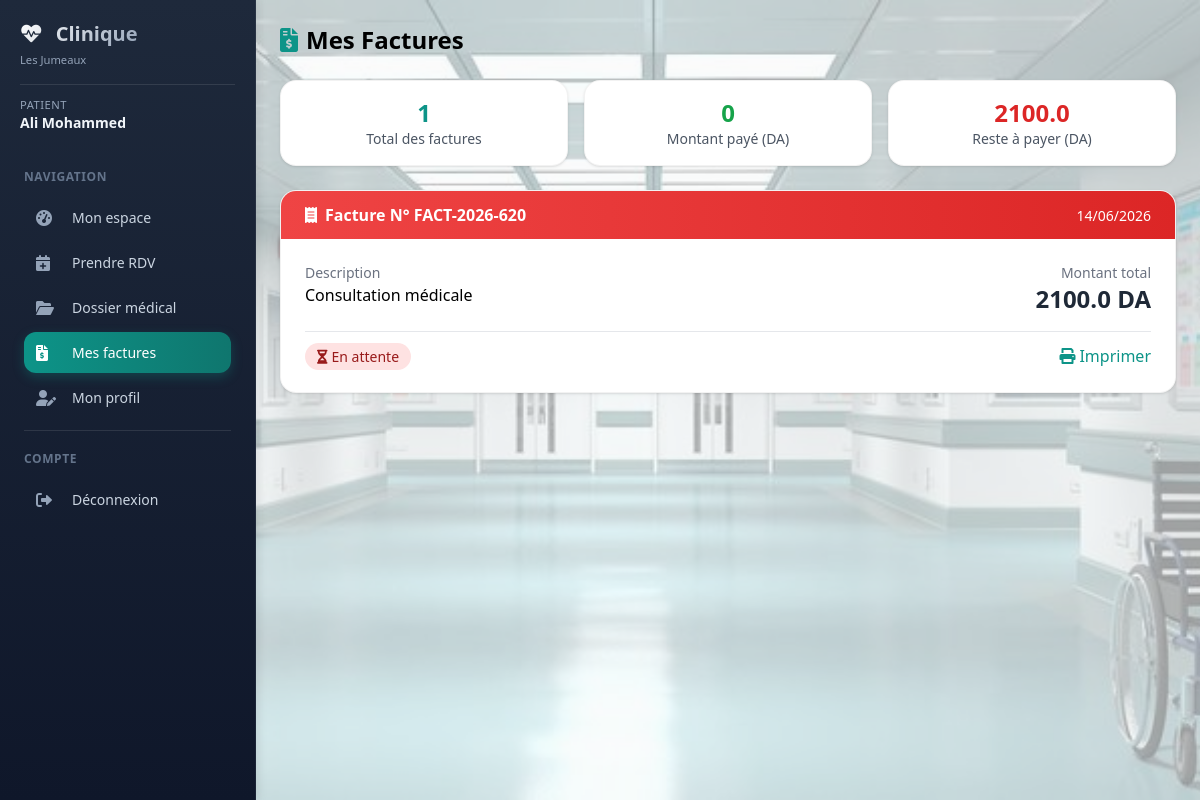
Page /patient/factures (signed in) on the earlier database version.
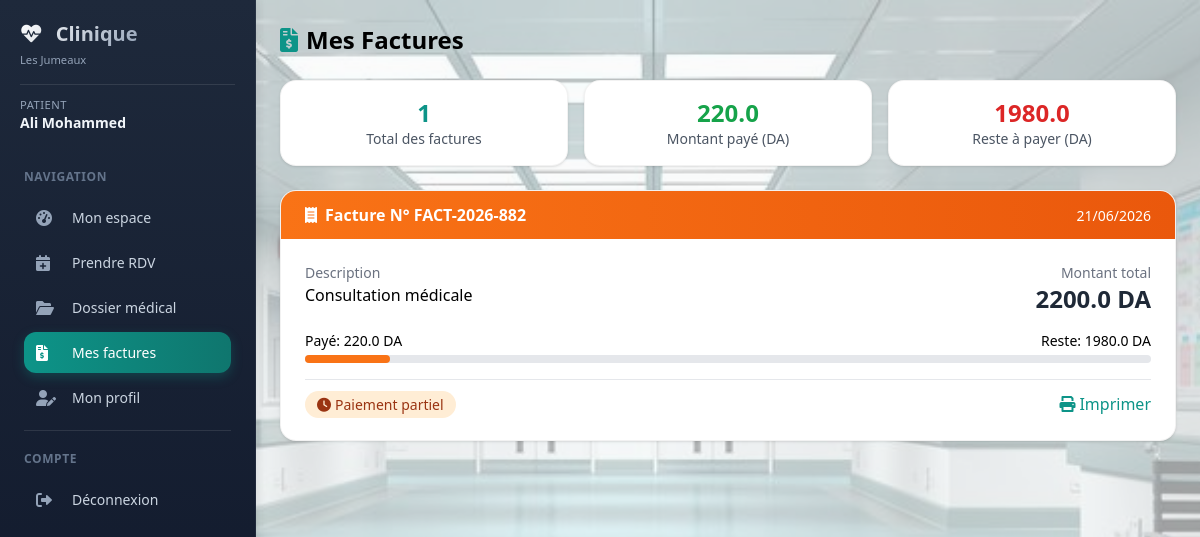
Same page on the later database version.
### models/database.py (models this page shows)
class Facture(db.Model):
    __tablename__ = 'factures'
    id = db.Column(db.Integer, primary_key=True)
    patient_id = db.Column(db.Integer, db.ForeignKey('patients.id'), nullable=False)
    numero = db.Column(db.String(50), unique=True, nullable=False)
    date = db.Column(db.DateTime, nullable=False)
    montant = db.Column(db.Float, nullable=False)
    description = db.Column(db.Text)
    statut = db.Column(db.String(20), default='en_attente')
    date_paiement = db.Column(db.DateTime)
    montant_paye = db.Column(db.Float, default=0)
    montant_restant = db.Column(db.Float, default=0)
    dernier_paiement = db.Column(db.Date)
    created_at = db.Column(db.DateTime, default=datetime.utcnow)
    patient = db.relationship('Patient', back_populates='factures', foreign_keys=[patient_id])

### models/patient.py (the view)
@patient_bp.route('/factures')
@patient_required
def factures():
    patient = get_current_patient()
    if not patient:
        return render_template('error.html', message="Profil patient non trouvé")
    factures = Facture.query.filter_by(patient_id=patient.id).order_by(Facture.date.desc()).all()
    total_factures = len(factures)
    total_paye = sum(f.montant_paye or 0 for f in factures)
    total_restant = sum(f.montant - (f.montant_paye or 0) for f in factures)
    return render_template('patient/factures.html',
                         factures=factures,
                         total_factures=total_factures,
                         total_paye=total_paye,
                         total_restant=total_restant)

### models/patient.py (called while the page is built)
def patient_required(f):
    @wraps(f)
    def decorated_function(*args, **kwargs):
        if 'user_id' not in session:
            return redirect(url_for('auth.login'))
        if session.get('role') != 'patient':
            return render_template('error.html', message="Accès non autorisé"), 403
        return f(*args, **kwargs)
    return decorated_function

def get_current_patient():
    user = Utilisateur.query.get(session['user_id'])
    return Patient.query.filter_by(user_id=user.id).first() if user else None

### templates/patient/factures.html (shortened to what the changed rows need)
{% extends "base_dashboard.html" %}
{% block content %}
<div>
    <h1 class="text-2xl font-bold mb-6"><i class="fas fa-file-invoice-dollar text-primary mr-2"></i>Mes Factures</h1>
    <div class="grid grid-cols-1 md:grid-cols-3 gap-4 mb-6">
        <div class="bg-white rounded-lg shadow p-4 text-center">
            <div class="text-2xl font-bold text-green-600">{{ total_paye|default(0) }}</div>
            <div class="text-gray-600 text-sm">Montant payé (DA)</div>
        </div>
        <div class="bg-white rounded-lg shadow p-4 text-center">
            <div class="text-2xl font-bold text-red-600">{{ total_restant|default(0) }}</div>
            <div class="text-gray-600 text-sm">Reste à payer (DA)</div>
        </div>
    </div>
    <div class="space-y-4">
        {% for facture in factures %}
        <div class="bg-white rounded-lg shadow overflow-hidden">
            <div class="bg-gradient-to-r {% if facture.statut == 'paye' %}from-green-500 to-green-600{% elif facture.statut == 'partiel' %}from-orange-500 to-orange-600{% else %}from-red-500 to-red-600{% endif %} px-6 py-3 text-white">
                <div class="flex justify-between items-center">
                    <div>
                        <span class="font-bold"><i class="fas fa-receipt mr-2"></i>Facture N° {{ facture.numero }}</span>
                    </div>
                    <div>
                        <span class="text-sm">{{ facture.date.strftime('%d/%m/%Y') if facture.date else '-' }}</span>
                    </div>
                </div>
            </div>
            <div class="p-6">
                <div class="grid grid-cols-1 md:grid-cols-2 gap-4 mb-4">
                    <div>
                        <p class="text-gray-500 text-sm">Description</p>
                        <p class="font-medium">{{ facture.description or 'Consultation médicale' }}</p>
                    </div>
                    <div class="text-right">
                        <p class="text-gray-500 text-sm">Montant total</p>
                        <p class="text-2xl font-bold text-gray-800">{{ facture.montant }} DA</p>
                    </div>
                </div>
                {% if facture.statut == 'partiel' %}
                <div class="mb-4">
                    <div class="flex justify-between text-sm mb-1">
                        <span>Payé: {{ facture.montant_paye }} DA</span>
                        <span>Reste: {{ facture.montant - facture.montant_paye }} DA</span>
                    </div>
                    <div class="w-full bg-gray-200 rounded-full h-2">
                        <div class="bg-orange-500 h-2 rounded-full" style="width: {{ (facture.montant_paye / facture.montant * 100)|round }}%"></div>
                    </div>
                </div>
                {% endif %}
                <div class="flex justify-between items-center pt-3 border-t">
                    <div>
                        <span class="px-3 py-1 rounded-full text-sm
                            {% if facture.statut == 'paye' %}bg-green-100 text-green-800
                            {% elif facture.statut == 'partiel' %}bg-orange-100 text-orange-800
                            {% else %}bg-red-100 text-red-800{% endif %}">
                            {% if facture.statut == 'paye' %}<i class="fas fa-check-circle mr-1"></i>Payée
                            {% elif facture.statut == 'partiel' %}<i class="fas fa-clock mr-1"></i>Paiement partiel
                            {% else %}<i class="fas fa-hourglass-half mr-1"></i>En attente{% endif %}
                        </span>
                    </div>
                    <div class="flex gap-3">
                        <button onclick="imprimerFacture({{ facture.id }})" class="text-primary hover:text-primary-dark">
                            <i class="fas fa-print mr-1"></i>Imprimer
                        </button>
                    </div>
                </div>
            </div>
        </div>
        {% else %}
        <div class="bg-white rounded-lg shadow p-8 text-center text-gray-500">
            <i class="fas fa-file-invoice-dollar text-4xl mb-3"></i>
            <p>Aucune facture enregistrée</p>
        </div>
        {% endfor %}
    </div>
</div>
{% endblock %}

### templates/base_dashboard.html (shortened to what this page needs)
<!DOCTYPE html>
<html lang="fr">
<head>
    <script src="https://cdn.tailwindcss.com"></script>
    <link href="https://cdnjs.cloudflare.com/ajax/libs/font-awesome/6.0.0/css/all.min.css" rel="stylesheet">
    <link rel="stylesheet" href="{{ url_for('static', filename='style.css') }}">
</head>
<body class="bg-gray-50 font-sans antialiased">
<div class="fixed inset-0 -z-10 bg-gray-50/60"></div>
<div class="flex min-h-screen">
    <aside class="sidebar fixed md:relative z-40 w-64 flex-shrink-0 h-full md:h-auto overflow-y-auto">
        <div class="p-5">
            <div class="flex items-center justify-between sidebar-header">
                <div>
                    <h2 class="text-xl font-bold">
                        <i class="fas fa-heartbeat text-primary mr-2"></i>
                        Clinique
                    </h2>
                    <p class="text-xs mt-1">Les Jumeaux</p>
                </div>
            </div>
            <div class="sidebar-user mt-4 pt-3">
                <p class="text-sm">
                    <span class="block text-xs role">{{ session.role|capitalize }}</span>
                    <span class="font-semibold name">{{ session.nom }} {{ session.prenom }}</span>
                </p>
            </div>
        </div>
        <nav class="px-3 pb-4">
            <div class="sidebar-section text-xs uppercase tracking-wider px-3 py-2 mt-2">Navigation</div>
            {% if session.role == 'admin' %}
            <a href="{{ url_for('admin.dashboard') }}" class="sidebar-link {% if request.endpoint == 'admin.dashboard' %}active{% endif %}">
                <i class="fas fa-tachometer-alt w-5"></i><span>Dashboard</span>
            </a>
            <a href="{{ url_for('admin.gestion_utilisateurs') }}" class="sidebar-link {% if request.endpoint == 'admin.gestion_utilisateurs' %}active{% endif %}">
                <i class="fas fa-users-cog w-5"></i><span>Gestion utilisateurs</span>
            </a>
            <a href="{{ url_for('admin.statistiques') }}" class="sidebar-link flex items-center px-3 py-2 rounded-lg mb-1 transition">
                <i class="fas fa-chart-line w-5"></i><span class="ml-3">Statistiques</span>
            </a>
            {% elif session.role == 'patient' %}
            <a href="{{ url_for('patient.dashboard') }}" class="sidebar-link {% if request.endpoint == 'patient.dashboard' %}active{% endif %}">
                <i class="fas fa-tachometer-alt w-5"></i><span>Mon espace</span>
            </a>
            <a href="{{ url_for('patient.rendezvous_page') }}" class="sidebar-link {% if request.endpoint == 'patient.rendezvous_page' %}active{% endif %}">
                <i class="fas fa-calendar-plus w-5"></i><span>Prendre RDV</span>
            </a>
            <a href="{{ url_for('patient.dossier') }}" class="sidebar-link {% if request.endpoint == 'patient.dossier' %}active{% endif %}">
                <i class="fas fa-folder-open w-5"></i><span>Dossier médical</span>
            </a>
            <a href="{{ url_for('patient.factures') }}" class="sidebar-link {% if request.endpoint == 'patient.factures' %}active{% endif %}">
                <i class="fas fa-file-invoice-dollar w-5"></i><span>Mes factures</span>
            </a>
            <a href="{{ url_for('patient.profil') }}" class="sidebar-link {% if request.endpoint == 'patient.profil' %}active{% endif %}">
                <i class="fas fa-user-edit w-5"></i><span>Mon profil</span>
            </a>
            {% endif %}
            <div class="sidebar-border"></div>
            <div class="sidebar-section text-xs uppercase tracking-wider px-3 py-2">Compte</div>
            <a href="{{ url_for('auth.logout') }}" class="sidebar-link logout">
                <i class="fas fa-sign-out-alt w-5"></i><span>Déconnexion</span>
            </a>
        </nav>
    </aside>
    <div class="flex-1 flex flex-col">
        <main class="flex-1 p-4 md:p-6">
            {% block content %}{% endblock %}
        </main>
    </div>
</div>
</body>
</html>

Differences in the rows shown:
changed Facture "Consultation médicale": numero "FACT-2026-620" → "FACT-2026-882"; date "14/06/2026" → "21/06/2026"; montant "2100.0" → "2200.0"; montant_paye (not shown) → "220.0"; facture.montant-facture.montant_paye (not shown) → "1980.0"; statut "En attente" → "Payé: DA Reste: DA Paiement partiel"
Other differences:
{{ total_paye|default(0) }}: "0" → "220.0"
{{ total_restant|default(0) }}: "2100.0" → "1980.0"
